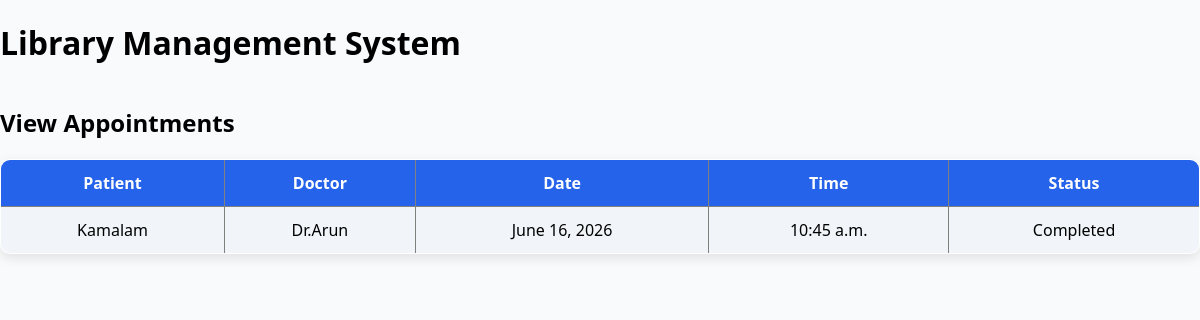
Before: /view-appointments/ with the older database file.
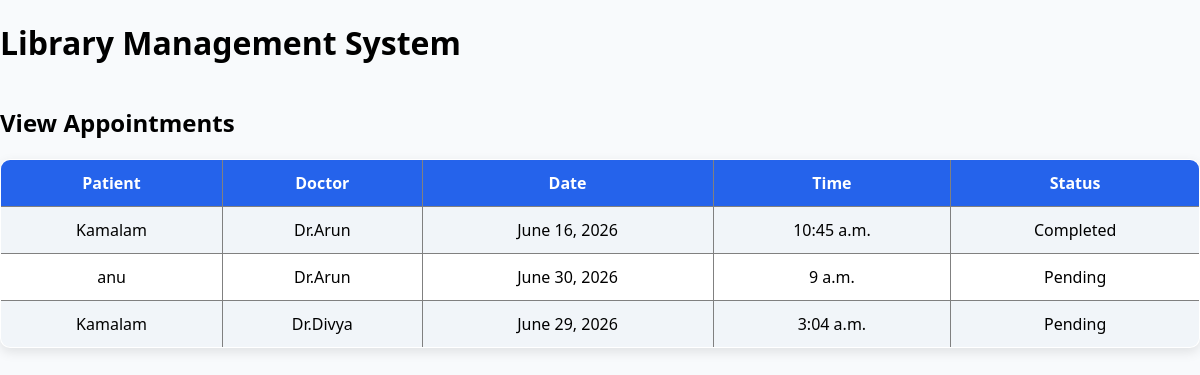
After: the same page with the newer database file.
### hospital/models.py (models this page shows, shortened)
class Appointment(models.Model):
    patient = models.ForeignKey(
        Patient,
        on_delete=models.CASCADE
    )
    doctor = models.ForeignKey(
        Doctor,
        on_delete=models.CASCADE
    )
    appointment_date = models.DateField()
    appointment_time = models.TimeField()
    status = models.CharField(
        max_length=20,
        default="Pending"
    )
    notes = models.TextField(blank=True)
    prescription = models.TextField(blank=True)

class Patient(models.Model):
    name = models.CharField(max_length=100)
    age = models.IntegerField()
    email = models.EmailField(unique=True)
    phone = models.CharField(max_length=15)
    address = models.TextField()
    def __str__(self):
        return self.name

class Doctor(models.Model):
    name = models.CharField(max_length=100)
    department = models.ForeignKey(
        Department,
        on_delete=models.CASCADE
    )
    specialization = models.CharField(max_length=100)
    email = models.EmailField(unique=True)
    phone = models.CharField(max_length=15)
    def __str__(self):
        return self.name

### hospital/views.py (the view)
# urls.py: path('view-appointments/',views.view_appointments,name='view_appointments'),
def view_appointments(request):
    appointments = Appointment.objects.all()
    return render(request, 'view_appointments.html', {'appointments': appointments})

### hospital/templates/view_appointments.html
{% extends 'base.html' %}
{% block content %}
<h2>View Appointments</h2>
<table border="1">
    <tr>
        <th>Patient</th>
        <th>Doctor</th>
        <th>Date</th>
        <th>Time</th>
        <th>Status</th>
    </tr>
    {% for appointment in appointments %}
    <tr>
        <td>{{ appointment.patient }}</td>
        <td>{{ appointment.doctor }}</td>
        <td>{{ appointment.appointment_date }}</td>
        <td>{{ appointment.appointment_time }}</td>
        <td>{{ appointment.status }}</td>
    </tr>
    {% endfor %}
</table>
{% endblock %}

### customer/templates/base.html (shortened to what this page needs)
{% load static %}
<!DOCTYPE html>
<html>
<head>
    <link rel="stylesheet" type="text/css" href="{% static 'css/style.css' %}">
</head>
<body>
    <h1>Library Management System</h1>
    {% block content %}
    {% endblock %}
</body>
</html>

### hospital/static/css/style.css (style rules this page uses)
body { margin:0; font-family:'Segoe UI',sans-serif; background:#f8fafc; min-height:100vh; display:flex; flex-direction:column; }
table { width:100%; border-collapse:collapse; background:white; border-radius:10px; overflow:hidden; box-shadow:0 4px 12px rgba(0,0,0,0.1); }
table th { background:#2563eb; color:white; padding:12px; }
table td { padding:12px; text-align:center; }
table tr:nth-child(even) { background:#f1f5f9; }

Changed rows visible on the page:
added Appointment: patient "anu", doctor "Dr.Arun", appointment_date "June 30, 2026", appointment_time "9 a.m.", status "Pending"
added Appointment: patient "Kamalam", doctor "Dr.Divya", appointment_date "June 29, 2026", appointment_time "3:04 a.m.", status "Pending"
